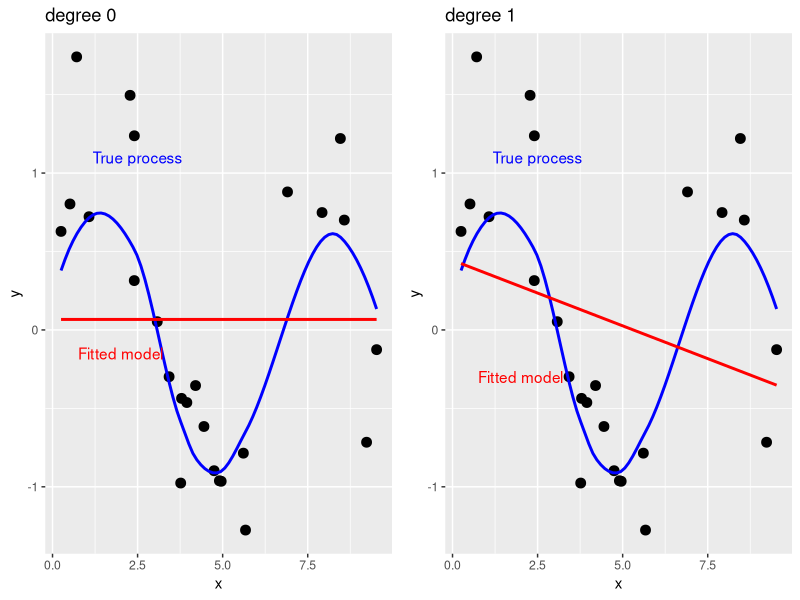
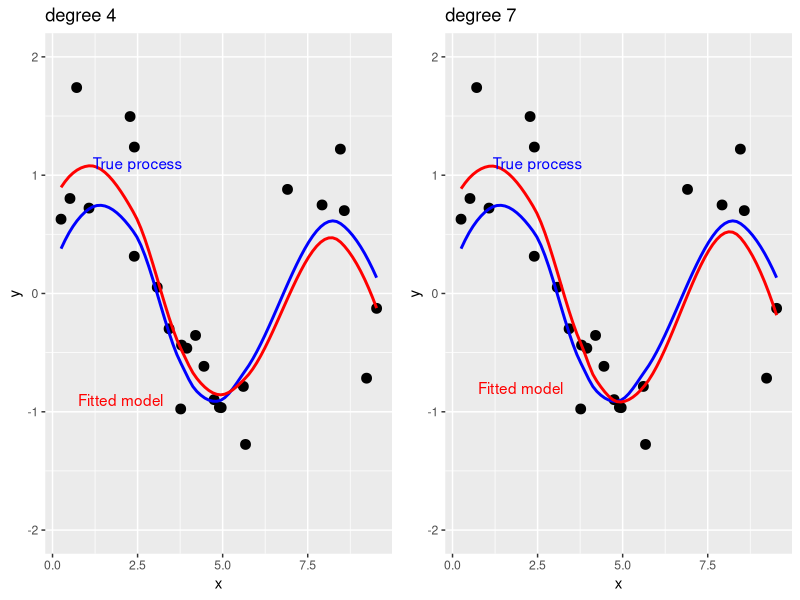

These figures' R source, in order: (Note: a time limit stopped this script after it produced the figures.)
## ---- chunk 1
# Run this chunk if using R 3.6.0 or later.
RNGkind(sample.kind = "Rounding")
## ---- chunk 2
# Run this chunk if using R 4.0.0 or later. You may get what looks like an error message. It can be ignored.
options(stringsAsFactors = TRUE)
## ---- chunk 3
# CHUNK 1
library(glmnet)
library(ggplot2)
library(gridExtra)

set.seed(150) # You might want to remove this command later on to see if similar results obtain from other randomly generated data sets.

x <- runif(25, 0, 10) # Generate 25 predictor variables uniformly over the interval 0 to 10.
df <- data.frame(x = x, y = sin(x) + rnorm(25, 0, 0.5), fO = sin(x), X1 = x, X2 = x^2, X3 = x^3, X4 = x^4, X5 = x^5, X6 = x^6, X7 = x^7) # Generate 25 target variables and features needed to fit polynomial regression models.

m1 <- lm(as.formula("y~X1"), data = df)
m4 <- lm(as.formula("y~X1+X2+X3+X4"), data = df)
m7 <- lm(as.formula("y~X1+X2+X3+X4+X5+X6+X7"), data = df)

df$m0 <- mean(df$y)
df$m1 <- predict(m1, newdata = df)
df$m4 <- predict(m4, newdata = df)
df$m7 <- predict(m7, newdata = df)

p1 <- ggplot(data = df, aes(x = x)) +
  geom_point(aes(y = y), size = 3) +
  geom_smooth(aes(y = fO), se = FALSE, color = "blue", size = 1) +
  geom_smooth(aes(y = m0), se = FALSE, color = "red") +
  ggtitle("degree 0") +
  scale_y_continuous("y") +
  annotate("text", x = 2.5, y = 1.1, label = "True process", color = "blue") +
  annotate("text", x = 2, y = -0.15, label = "Fitted model", color = "red")
p2 <- ggplot(data = df, aes(x = x)) +
  geom_point(aes(y = y), size = 3) +
  geom_smooth(aes(y = fO), se = FALSE, color = "blue", size = 1) +
  geom_smooth(aes(y = m1), se = FALSE, color = "red") +
  ggtitle("degree 1") +
  scale_y_continuous("y") +
  annotate("text", x = 2.5, y = 1.1, label = "True process", color = "blue") +
  annotate("text", x = 2, y = -0.3, label = "Fitted model", color = "red")
p3 <- ggplot(data = df, aes(x = x)) +
  geom_point(aes(y = y), size = 3) +
  geom_smooth(aes(y = fO), se = FALSE, color = "blue", size = 1) +
  geom_smooth(aes(y = m4), se = FALSE, color = "red") +
  ggtitle("degree 4") +
  scale_y_continuous("y", limits = c(-2, 2)) +
  annotate("text", x = 2.5, y = 1.1, label = "True process", color = "blue") +
  annotate("text", x = 2, y = -0.9, label = "Fitted model", color = "red")
p4 <- ggplot(data = df, aes(x = x)) +
  geom_point(aes(y = y), size = 3) +
  geom_smooth(aes(y = fO), se = FALSE, color = "blue", size = 1) +
  geom_smooth(aes(y = m7), se = FALSE, color = "red") +
  ggtitle("degree 7") +
  scale_y_continuous("y", limits = c(-2, 2)) +
  annotate("text", x = 2.5, y = 1.1, label = "True process", color = "blue") +
  annotate("text", x = 2, y = -0.8, label = "Fitted model", color = "red")

grid.arrange(p1, p2, ncol = 2)
grid.arrange(p3, p4, ncol = 2)
## ---- chunk 4
# CHUNK 2
# The outer loop uses test values from 0.05 to 9.95 by steps of 0.1.
test.dat <- seq(0.05, 9.95, 0.1)
var <- matrix(0, nrow = 1, ncol = 4) # These hold the sums over the individual simulations.
bias <- matrix(0, nrow = 1, ncol = 4)
loss <- matrix(0, nrow = 1, ncol = 4)
error <- 0
for (i in 1:100)
{
  test.value <- test.dat[i] # Fix the test value to use.
  true.model.value <- sin(test.value) # Calculate the value using the true model.

  y.hat <- matrix(0, nrow = 1000, ncol = 5) # Set up a matrix to hold the key values from the 1000 simulations.
  for (j in 1:1000) # Inner loop works with 1000 simulated training sets.
  {
    x <- runif(25, 0, 10)
    df <- data.frame(x = x, y = sin(x) + rnorm(25, 0, 0.5), X1 = x, X2 = x^2, X3 = x^3, X4 = x^4, X5 = x^5, X6 = x^6, X7 = x^7)
    y.value <- true.model.value + rnorm(1, 0, 0.5)
    y.hat[j, 5] <- y.value # We need the observed target value for later use.
    m1 <- lm(as.formula("y~X1"), data = df)
    m4 <- lm(as.formula("y~X1+X2+X3+X4"), data = df)
    m7 <- lm(as.formula("y~X1+X2+X3+X4+X5+X6+X7"), data = df)
    test.vector <- data.frame(X1 = test.value, X2 = test.value^2, X3 = test.value^3, X4 = test.value^4, X5 = test.value^5, X6 = test.value^6, X7 = test.value^7)
    pred0 <- mean(df$y)
    pred1 <- predict(m1, newdata = test.vector)
    pred4 <- predict(m4, newdata = test.vector)
    pred7 <- predict(m7, newdata = test.vector)
    y.hat[j, 1] <- pred0
    y.hat[j, 2] <- pred1
    y.hat[j, 3] <- pred4
    y.hat[j, 4] <- pred7 # All the work to do now is to get the predicted values into the matrix.
  }
  var[1, 1] <- var[1, 1] + var(y.hat[, 1]) # Compute the variance and add to the running totals.
  var[1, 2] <- var[1, 2] + var(y.hat[, 2])
  var[1, 3] <- var[1, 3] + var(y.hat[, 3])
  var[1, 4] <- var[1, 4] + var(y.hat[, 4])
  bias[1, 1] <- bias[1, 1] + (mean(y.hat[, 1]) - true.model.value)^2 # Compute the biases and add to the running totals.
  bias[1, 2] <- bias[1, 2] + (mean(y.hat[, 2]) - true.model.value)^2
  bias[1, 3] <- bias[1, 3] + (mean(y.hat[, 3]) - true.model.value)^2
  bias[1, 4] <- bias[1, 4] + (mean(y.hat[, 4]) - true.model.value)^2
  error <- error + var(y.hat[, 5] - true.model.value) # Add the squared error to the running total.
  loss[1, 1] <- loss[1, 1] + sum((y.hat[, 1] - y.hat[, 5])^2) / 1000 # Add the loss to the running total.
  loss[1, 2] <- loss[1, 2] + sum((y.hat[, 2] - y.hat[, 5])^2) / 1000
  loss [1, 3] <- loss[1, 3] + sum((y.hat[, 3] - y.hat[, 5])^2) / 1000
  loss[1, 4] <- loss[1, 4] + sum((y.hat[, 4] - y.hat[, 5])^2) / 1000
}
var / 100 # Get the averages of the running totals and display them.
bias / 100
error / 100
loss / 100
## ---- chunk 5
# CHUNK 3
set.seed(1000)
x <- seq(0, 10, 0.001)
df <- data.frame(x = x, y = sin(x) + rnorm(1001, 0, 0.25), fO = sin(x))

ggplot(data = df, aes(x = x)) +
  geom_point(aes(y = y)) +
  geom_line(aes(y = fO), color = "red", size = 2)
## ---- chunk 6
# CHUNK 4
library(glmnet)
library(gridExtra)

# Set up the features for a ninth degree polynomial
df$X1 <- df$x
df$X2 <- df$x^2
df$X3 <- df$x^3
df$X4 <- df$x^4
df$X5 <- df$x^5
df$X6 <- df$x^6
df$X7 <- df$x^7
df$X8 <- df$x^8
df$X9 <- df$x^9

# set up the formula
f <- as.formula("y~X1+X2+X3+X4+X5+X6+X7+X8+X9")

set.seed(293)

# For loop to fit the ten models, each using a new random set of 25 x values.
for (i in c(1:10)) {
  rows <- sample.int(nrow(df), size = 25)

  m1 <- lm(f, data = df[rows, ]) # fit a model using only those 25 values

  df[, paste("predict", i, sep = "")] <- predict(m1, newdata = df) # Add the predicted values to the dataframe (note that it is determined for all 1001 values, not 25).
}

# Plot each of the fitted curves.
p1 <- ggplot(data = df, aes(x = x)) +
  geom_line(aes(y = df$predict1)) +
  geom_line(aes(y = df$predict2)) +
  geom_line(aes(y = df$predict3)) +
  geom_line(aes(y = df$predict4)) +
  geom_line(aes(y = df$predict5)) +
  geom_line(aes(y = df$predict6)) +
  geom_line(aes(y = df$predict7)) +
  geom_line(aes(y = df$predict8)) +
  geom_line(aes(y = df$predict9)) +
  geom_line(aes(y = df$predict10)) +
  scale_y_continuous("y", limits = c(-2.5, 2.5)) +
  ggtitle("Variance")

# Determine the average fitted cureve and plot it along with the sine curve.
df$average <- rowMeans(df[, c(13:22)])
p2 <- ggplot(data = df, aes(x = x)) +
  geom_line(aes(y = fO), color = "blue") +
  geom_line(aes(y = average), color = "red") +
  scale_y_continuous("y", limits = c(-2, 2)) +
  annotate("text", x = 2, y = 1.2, label = "True process", color = "blue") +
  annotate("text", x = 2, y = 0, label = "Avg Model", color = "red") +
  ggtitle("Bias")


grid.arrange(p1, p2, ncol = 2)
## ---- chunk 7
# CHUNK 5.
# Set up the formula
f <- as.formula("y~X1+X2+X3+X4+X5+X6+X7+X8+X9")

set.seed(293)

# For loop to fit the models.
for (i in c(1:10)) {
  # Set up matrix
  rows <- sample.int(nrow(df), size = 25)
  X <- model.matrix(f, data = df[rows, ])

  m <- glmnet(X, y = df$y[rows], family = "gaussian", alpha = 1, lambda = 0.001)

  df[, paste("predict", i, sep = "")] <- predict(m, newx = model.matrix(f, data = df))
}

# Plot the models.
p1 <- ggplot(data = df, aes(x = x)) +
  geom_line(aes(y = df$predict1)) +
  geom_line(aes(y = df$predict2)) +
  geom_line(aes(y = df$predict3)) +
  geom_line(aes(y = df$predict4)) +
  geom_line(aes(y = df$predict5)) +
  geom_line(aes(y = df$predict6)) +
  geom_line(aes(y = df$predict7)) +
  geom_line(aes(y = df$predict8)) +
  geom_line(aes(y = df$predict9)) +
  geom_line(aes(y = df$predict10)) +
  scale_y_continuous("y", limits = c(-2.5, 2.5)) +
  ggtitle("Variance")

df$average <- rowMeans(df[, c(13:22)])
p2 <- ggplot(data = df, aes(x = x)) +
  geom_line(aes(y = fO), color = "blue") +
  geom_line(aes(y = average), color = "red") +
  scale_y_continuous("y", limits = c(-2, 2)) +
  annotate("text", x = 2.8, y = 1.2, label = "True process", color = "blue") +
  annotate("text", x = 2, y = -0.4, label = "Avg Model", color = "red") +
  ggtitle("Bias")


grid.arrange(p1, p2, ncol = 2)
## ---- chunk 8
# CHUNK 6
lambda <- seq(0, 0.5, length = 50)
bias <- 2 * lambda
variance <- (1 - lambda)^2
exp.loss <- bias^2 + variance

df <- data.frame(lambda = lambda, bias2 = bias^2, variance = variance, exploss = exp.loss)

ggplot(data = df, aes(x = lambda)) +
  geom_line(aes(y = bias2), color = "red") +
  geom_line(aes(y = variance), color = "blue") +
  geom_line(aes(y = exploss), color = "purple") +
  annotate("text", x = 0.3, y = 1, label = "Expected Loss", color = "purple") +
  annotate("text", x = 0.1, y = 0.2, label = "Bias", color = "red") +
  annotate("text", x = 0.4, y = 0.25, label = "Variance", color = "blue") +
  theme(axis.title.y = element_blank()) +
  ggtitle("Bias-Variance tradeoff")
